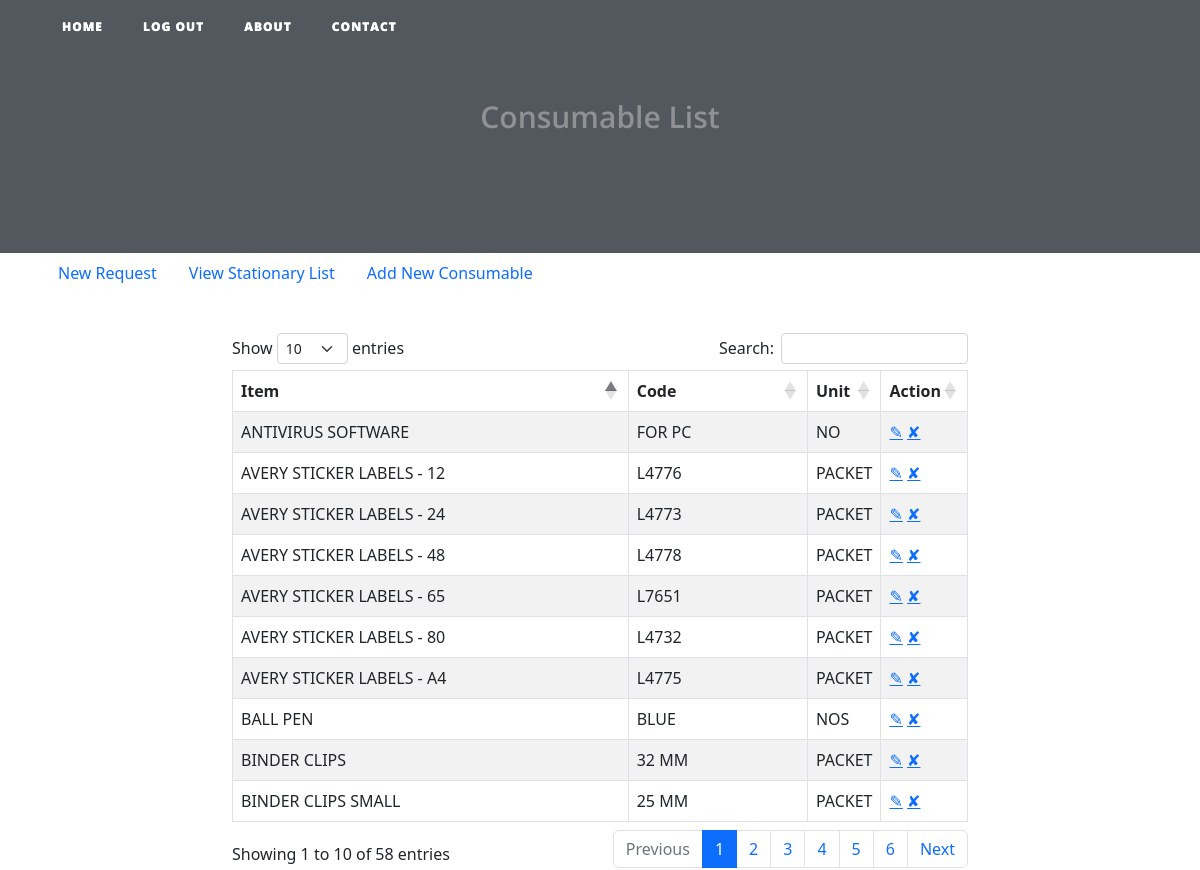
Screenshot of /view_items (signed in) with the database file from the repository.
### main.py (models this page shows)
class Item(db.Model):
    __tablename__ = "items"
    id = db.Column(db.Integer, primary_key=True)
    item_name = db.Column(db.String(250), unique=True, nullable=False)
    item_code = db.Column(db.String(250), nullable=False)
    item_unit = db.Column(db.String(250), nullable=False)

### main.py (the view)
@app.route('/view_items', methods=['GET'])
@login_required
def view_items():
    all_items = Item.query.all()
    return render_template("view_list.html", form=all_items, current_user=current_user)

### main.py (called while the page is built)
@login_manager.user_loader
def load_user(user_id):
    return User.query.get(int(user_id))

### templates/view_list.html (shortened to what this page needs)
{% include "header.html" %}
{% import "bootstrap/wtf.html" as wtf %}
{% block content %}
{% include "header.html" %}
  <header class="masthead" style="margin-bottom: 0px;">
    <div class="overlay"></div>
    <div class="container">
      <div class="row">
        <div class="col-lg-8 col-md-10 mx-auto">
          <div class="post-heading text-center">
            <h2 class="subheading">Consumable List</h2>
          </div>
        </div>
      </div>
    </div>
  </header>
    <div class="container">
         <ul class="nav">
          <li class="nav-item">
            <a class="nav-link active" aria-current="page" href="{{ url_for('get_all_items') }}">New Request</a>
          </li>
          <li class="nav-item">
            <a class="nav-link" href="{{ url_for('view_items') }}">View Stationary List</a>
          </li>
                {% if current_user.id == 1: %}
          <li class="nav-item">
            <a class="nav-link" href="{{ url_for('add') }}">Add New Consumable</a>
          </li>
             {% endif  %}
        </ul>
      <div class="row" style="padding-top: 40px;">
        <div class="col-lg-8 col-md-10 mx-auto">
  <table class="table table-striped table-bordered" id="sortTable">
   <thead>
     <tr>
        <th>Item</th>
        <th>Code</th>
        <th>Unit</th>
        <th>Action</th>
    </tr>
    </thead>
      <tbody>
   {% for item in form %}
         <tr>
           <td>{{ item.item_name  }}</td>
           <td>{{ item.item_code   }}</td>
           <td>{{ item.item_unit   }}</td>
           <td>
                {% if current_user.id == 1: %}
               <a href="{{url_for('edit_item', item_id=item.id)}}">✎</a>
           <a href="{{url_for('delete_item', item_id=item.id)}}" onclick="return confirm('Are you sure you want to delete this item?');">✘</a>
            {% endif %}
           </td>
         </tr>
  {% endfor %}
         </tbody>
  </table>
        </div>
{% endblock %}

### static/css/styles.css (style rules this page uses)
.nav-link { color: white; }

### rows the page displays
Item: item_name "BALL PEN", item_code "BLUE", item_unit "NOS"
Item: item_name "AVERY STICKER LABELS - 80", item_code "L4732", item_unit "PACKET"
Item: item_name "AVERY STICKER LABELS - 48", item_code "L4778", item_unit "PACKET"
Item: item_name "AVERY STICKER LABELS - 12", item_code "L4776", item_unit "PACKET"
Item: item_name "AVERY STICKER LABELS - 24", item_code "L4773", item_unit "PACKET"
Item: item_name "AVERY STICKER LABELS - A4", item_code "L4775", item_unit "PACKET"
Item: item_name "AVERY STICKER LABELS - 65", item_code "L7651", item_unit "PACKET"
Item: item_name "BINDER CLIPS", item_code "32 MM", item_unit "PACKET"
Item: item_name "BINDER CLIPS SMALL", item_code "25 MM", item_unit "PACKET"
Item: item_name "ANTIVIRUS SOFTWARE", item_code "FOR PC", item_unit "NO"
